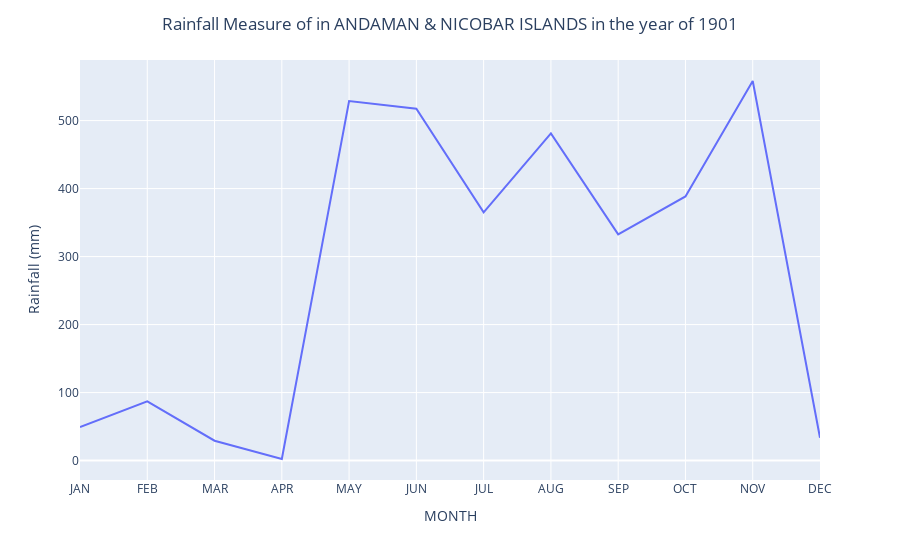

This figure's notebook cell:
### Markdown cell above
Ex:- What was the rainfall measure of Andaman and Nicobar Islan in 1901 ?
    
Ans:- rainfall_by_year('ANDAMAN & NICOBAR ISLANDS', 1901)

### Code cell
rainfall_by_year('ANDAMAN & NICOBAR ISLANDS', 1901)

### Figure 1 — Plotly figure (JSON) as saved in the notebook; plotly's stock layout.template omitted (floating-point values rounded to 4 significant figures)
{"data": [{"hovertemplate": "MONTH=%{x}<br>1901=%{y}<extra></extra>", "legendgroup": "", "line": {"color": "#636efa", "dash": "solid"}, "mode": "lines", "name": "", "showlegend": false, "type": "scatter", "x": ["JAN", "FEB", "MAR", "APR", "MAY", "JUN", "JUL", "AUG", "SEP", "OCT", "NOV", "DEC"], "xaxis": "x", "y": [49.2, 87.1, 29.2, 2.3, 528.8, 517.5, 365.1, 481.1, 332.6, 388.5, 558.2, 33.6], "yaxis": "y"}], "layout": {"legend": {"tracegroupgap": 0}, "margin": {"t": 60}, "title": {"text": "Rainfall Measure of in ANDAMAN & NICOBAR ISLANDS in the year of 1901", "x": 0.5}, "xaxis": {"anchor": "y", "domain": [0, 1], "title": {"text": "MONTH"}}, "yaxis": {"anchor": "x", "domain": [0, 1], "title": {"text": "Rainfall (mm)"}}}}
